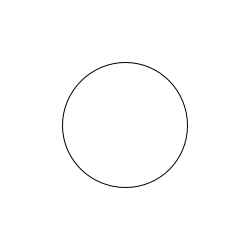
Frame 1 (no input)
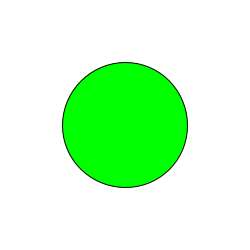
Frame 60 (the mouse pressed at the canvas centre just before this capture)
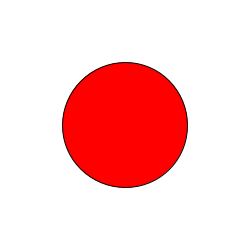
Frame 120 (the mouse held since frame 60 and released just before this capture)

The Processing sketch that drew these frames (run headless with seeded random() and noise(); from frame 60 on, the mouse is pressed at the canvas centre):

// Processing sketch: processing_106567
// ── processing_106567.pde



void setup() {  //setup function called initially, only once
  size(250, 250);
 }

void draw() {  //draw function loops 
 background(255,255,255);
 ellipse(125,125,125,125);
 
 if (mousePressed){
 fill (255,0,0);
 }
 else{
 fill(0,255,0);
 }
}
